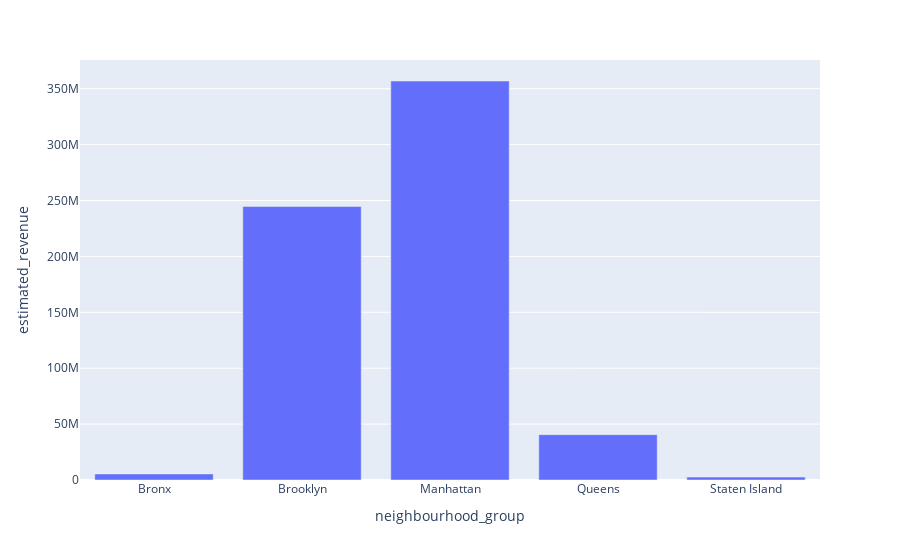

The notebook cell this image was saved under:
### Markdown cell above
# Revenue Estimation according to Neighbourhood Group

### Code cell
estimate_revenue_by_ngroup=df.groupby(['neighbourhood_group']).sum()
c=estimate_revenue_by_ngroup.drop(estimate_revenue_by_ngroup.columns[[0,1,2,3,4,5,6,7,8,9]],axis = 1)
c.reset_index(level=['neighbourhood_group'])
e=c.reset_index(level=['neighbourhood_group'])
fig = px.bar(e, x='neighbourhood_group', y='estimated_revenue')
fig.show()

### Figure 1 — Plotly figure (JSON) as saved in the notebook; plotly's stock layout.template omitted (floating-point values rounded to 4 significant figures)
{"data": [{"alignmentgroup": "True", "hovertemplate": "neighbourhood_group=%{x}<br>estimated_revenue=%{y}<extra></extra>", "legendgroup": "", "marker": {"color": "#636efa"}, "name": "", "offsetgroup": "", "orientation": "v", "showlegend": false, "textposition": "auto", "type": "bar", "x": ["Bronx", "Brooklyn", "Manhattan", "Queens", "Staten Island"], "xaxis": "x", "y": [5420189, 244653879, 356905347, 40545239, 2584553], "yaxis": "y"}], "layout": {"barmode": "relative", "legend": {"tracegroupgap": 0}, "margin": {"t": 60}, "xaxis": {"anchor": "y", "domain": [0, 1], "title": {"text": "neighbourhood_group"}}, "yaxis": {"anchor": "x", "domain": [0, 1], "title": {"text": "estimated_revenue"}}}}
